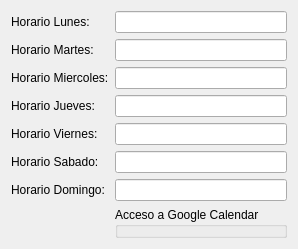
             <widget class="QWidget" name="tab_8">
              <attribute name="title">
               <string>Agenda</string>
              </attribute>
              <layout class="QGridLayout" name="gridLayout_15">
               <item row="5" column="1">
                <widget class="QLineEdit" name="lineEdit_9"/>
               </item>
               <item row="1" column="0">
                <widget class="QLabel" name="label_47">
                 <property name="text">
                  <string>Horario Martes:</string>
                 </property>
                </widget>
               </item>
               <item row="3" column="1">
                <widget class="QLineEdit" name="lineEdit_7"/>
               </item>
               <item row="0" column="1">
                <widget class="QLineEdit" name="txt_horario_primer_dia">
                 <property name="clearButtonEnabled">
                  <bool>true</bool>
                 </property>
                </widget>
               </item>
               <item row="0" column="0">
                <widget class="QLabel" name="label_46">
                 <property name="text">
                  <string>Horario Lunes:</string>
                 </property>
                </widget>
               </item>
               <item row="4" column="0">
                <widget class="QLabel" name="label_45">
                 <property name="text">
                  <string>Horario Viernes:</string>
                 </property>
                </widget>
               </item>
               <item row="6" column="0">
                <widget class="QLabel" name="label_70">
                 <property name="text">
                  <string>Horario Domingo:</string>
                 </property>
                </widget>
               </item>
               <item row="3" column="0">
                <widget class="QLabel" name="label_44">
                 <property name="text">
                  <string>Horario Jueves:</string>
                 </property>
                </widget>
               </item>
               <item row="1" column="1">
                <widget class="QLineEdit" name="txt_horario_dia_normal">
                 <property name="clearButtonEnabled">
                  <bool>true</bool>
                 </property>
                </widget>
               </item>
               <item row="5" column="0">
                <widget class="QLabel" name="label_69">
                 <property name="text">
                  <string>Horario Sabado:</string>
                 </property>
                </widget>
               </item>
               <item row="2" column="1">
                <widget class="QLineEdit" name="txt_horario_ultimo_dia">
                 <property name="clearButtonEnabled">
                  <bool>true</bool>
                 </property>
                </widget>
               </item>
               <item row="2" column="0">
                <widget class="QLabel" name="label_48">
                 <property name="text">
                  <string>Horario Miercoles:</string>
                 </property>
                </widget>
               </item>
               <item row="7" column="1">
                <widget class="QGroupBox" name="groupBox_7">
                 <property name="title">
                  <string>Acceso a Google Calendar</string>
                 </property>
                 <widget class="QLineEdit" name="lineEdit_11">
                  <property name="geometry">
                   <rect>
                    <x>190</x>
                    <y>40</y>
                    <width>341</width>
                    <height>32</height>
                   </rect>
                  </property>
                 </widget>
                 <widget class="QLineEdit" name="lineEdit_12">
                  <property name="geometry">
                   <rect>
                    <x>190</x>
                    <y>80</y>
                    <width>341</width>
                    <height>32</height>
                   </rect>
                  </property>
                 </widget>
                 <widget class="QLineEdit" name="lineEdit_13">
                  <property name="geometry">
                   <rect>
                    <x>190</x>
                    <y>120</y>
                    <width>341</width>
                    <height>32</height>
                   </rect>
                  </property>
                 </widget>
                 <widget class="QLineEdit" name="lineEdit_14">
                  <property name="geometry">
                   <rect>
                    <x>190</x>
                    <y>160</y>
                    <width>341</width>
                    <height>32</height>
                   </rect>
                  </property>
                 </widget>
                 <widget class="QLabel" name="label_72">
                  <property name="geometry">
                   <rect>
                    <x>20</x>
                    <y>50</y>
                    <width>161</width>
                    <height>18</height>
                   </rect>
                  </property>
                  <property name="text">
                   <string>Google Calendar ID:</string>
                  </property>
                 </widget>
                 <widget class="QLabel" name="label_73">
                  <property name="geometry">
                   <rect>
                    <x>20</x>
                    <y>90</y>
                    <width>161</width>
                    <height>18</height>
                   </rect>
                  </property>
                  <property name="text">
                   <string>oauth Acces Token:</string>
                  </property>
                 </widget>
                 <widget class="QLabel" name="label_76">
                  <property name="geometry">
                   <rect>
                    <x>20</x>
                    <y>130</y>
                    <width>161</width>
                    <height>18</height>
                   </rect>
                  </property>
                  <property name="text">
                   <string>oauth Refresh Token:</string>
                  </property>
                 </widget>
                 <widget class="QLabel" name="label_77">
                  <property name="geometry">
                   <rect>
                    <x>20</x>
                    <y>170</y>
                    <width>161</width>
                    <height>18</height>
                   </rect>
                  </property>
                  <property name="text">
                   <string> Token Expirity:</string>
                  </property>
                 </widget>
                </widget>
               </item>
               <item row="6" column="1">
                <widget class="QLineEdit" name="lineEdit_10"/>
               </item>
               <item row="4" column="1">
                <widget class="QLineEdit" name="lineEdit_8"/>
               </item>
              </layout>
             </widget>
